Frame 1 (no input): blank canvas, image omitted
Frame 60 (the mouse pressed at the canvas centre just before this capture): blank canvas, image omitted
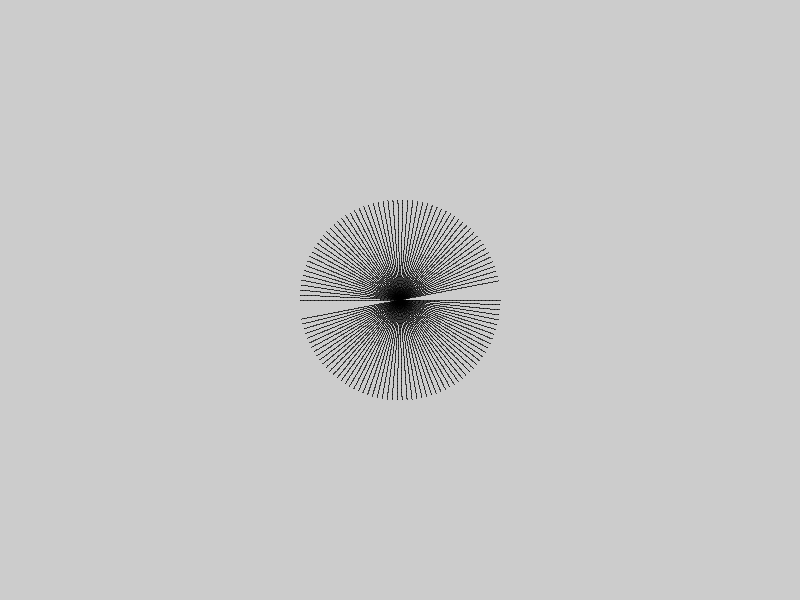
Frame 120 (the mouse held since frame 60 and released just before this capture)

The Processing sketch whose frames 1 and 60 were blank and that drew this single picture after the mouse press (run headless with seeded random() and noise(); from frame 60 on, the mouse is pressed at the canvas centre):

// Processing sketch: in_class_assignment_rotating_lines_pattern
// ── in_class_assignment_rotating_lines_pattern.pde
/* 
created by Aven in class with student, 2016, April 11
"make design interact", week 03, first class
you can find more info (like students' work and syllabus) about this class at makedesigninteract.wordpress.com
*/


float a = 200; //line width
float angle = 0;
void setup() {
  size(800, 600);
}
void draw() {
  //mouseX, mouseY
  //line(startPt_x,startPt_y,endPt_x,endPt_y);
  //mousePressed   boolean expression  true flase
  if (mousePressed) {
    translate(mouseX, mouseY);
    rotate(angle);
    // line(-0.5*a, 0, 0.5*a, 0);
    drawLine(-0.5*a, a);
    angle += 0.05;
  }
}

void drawLine(float start_x, float line_w) {
  translate(start_x, 0);
  strokeWeight(1);
  for (int richard = 0; richard < 256; richard ++) {
   // stroke(richard,255,255,50);
    float aven = map(richard, 0, 255, 0, line_w);
    point(aven, 0);
  }
}
